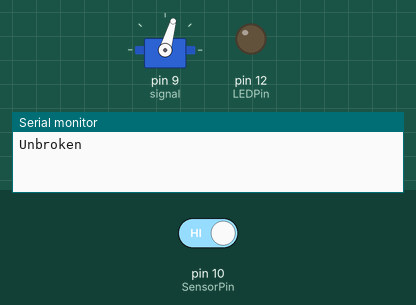
The sketch below on a simulated Arduino Uno, built with avr-gcc and run on an emulated ATmega328P. On the bench: servo, output pins drawn as LEDs (lit = HIGH), the last lines printed to the serial monitor. The test bench sets the inputs (shaded band); at power-on: pin 10 (SensorPin) HIGH.

Above: at 11.7 s.
11.8 s: pin 10 (SensorPin) driven LOW
At 12.24 s:
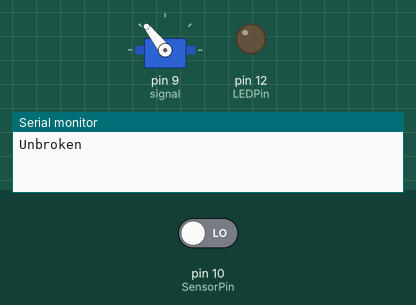
At 14.66 s:
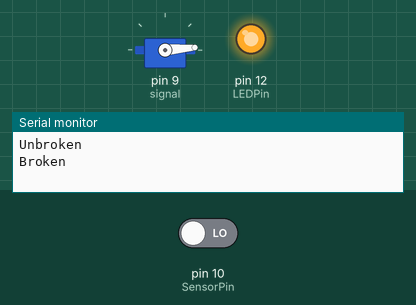
Timing chart, 0 to 58.0 s (numbered marks = the images above; inputs shaded):
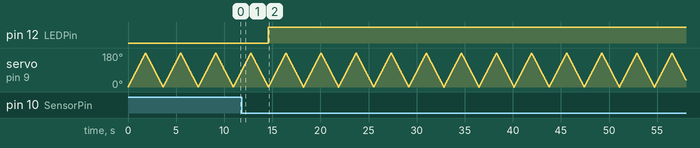

The sketch:

RobotHead.ino
```cpp
// (licence header left out)
#include <Servo.h>

//Set up servo motor variables
Servo myservo;  // create servo object to control a servo

int pos = 0;    // variable to store the servo position
int signal = 9; //servo pin number

double sigRound;
int sigSteps1;
int sigSteps2;
int sigDelay;
int lastSig;

//Set up IR sensor variables
#define LEDPin 12
#define SensorPin 10

//variables that will change
int sensorState = 0, lastState = 0;

unsigned long lastPost;

void setup() {
  Serial.begin(9600);
  myservo.attach(signal);  // attaches the servo on pin 9 to the servo object
  pinMode(LEDPin, OUTPUT);

  pinMode(SensorPin, INPUT);
  digitalWrite(SensorPin, HIGH); //turn on pullup resistor
}

void loop() {
  digitalWrite(A0, HIGH);  // OPTIONAL: to increase photoresistor signal, set pullup on analog pin 0


  lastSig = moveMotor(1, 1, 1);

 //Check status of IR sensor
 sensorState = digitalRead(SensorPin);

  if (sensorState == LOW){
    //turn LED on:
    digitalWrite(LEDPin, HIGH);
  }
  else{
    //turn LED off
    digitalWrite(LEDPin, LOW);
  }

  if (sensorState && !lastState){
    Serial.println("Unbroken");
  }
  if (!sensorState && lastState){
    Serial.println("Broken");
  }

  lastState = sensorState;
}


int moveMotor(int sig, int sigSteps1, int sigSteps2){
  double sigRound;
  double lastSig;

  sigRound = sig/100;

  for (pos = 0; pos <= 180; pos += sigSteps1) { //degree steps given by photoresistor signal (e.g. 30 = 30 degree steps)
    myservo.write(pos);     //write servo to variable position pos
    delay(10);     // waits 10ms for the servo to reach the position
  }

  for (pos = 180; pos >= 0; pos -= sigSteps2) {
    myservo.write(pos);
    delay(10);    // waits 10ms for the servo to reach the position
  }
  lastSig = sigRound;

  return sigRound;
}
```

Measured:
- after the input at 11.8 s, pin 12 (LEDPin): LOW → HIGH after 2.8 s
